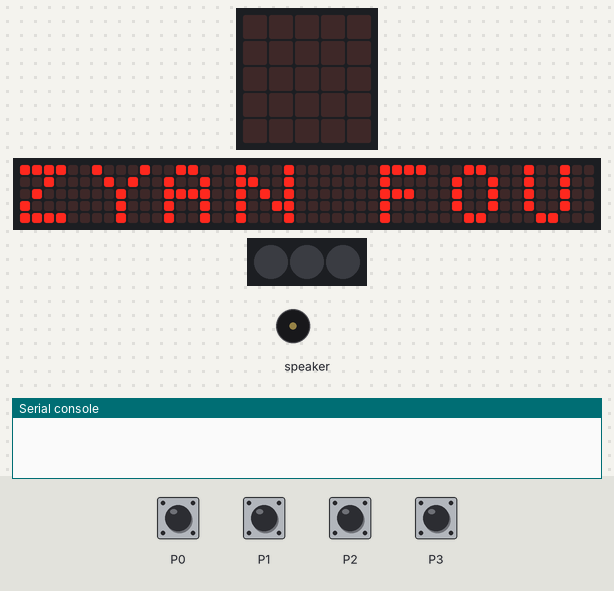
A program run on a simulated Calliope mini (MakeCode). Shown: the board's 5×5 LED display, a strip that is not on the board, showing the scrolling text unrolled, 3 RGB LEDs in strip order, left to right, buzzer (waves = sounding), the last lines printed to the serial console. Inputs (shaded band) come from the test bench. No radio messages arrive unless stated (any console line starting 'radio sent:' is added by the test bench); the 48×5 strip is a reading aid, not a part: it shows the text the display is scrolling, unrolled, one strip-width of it at a time.

Above: at 0.1 s.
At 5.0 s:
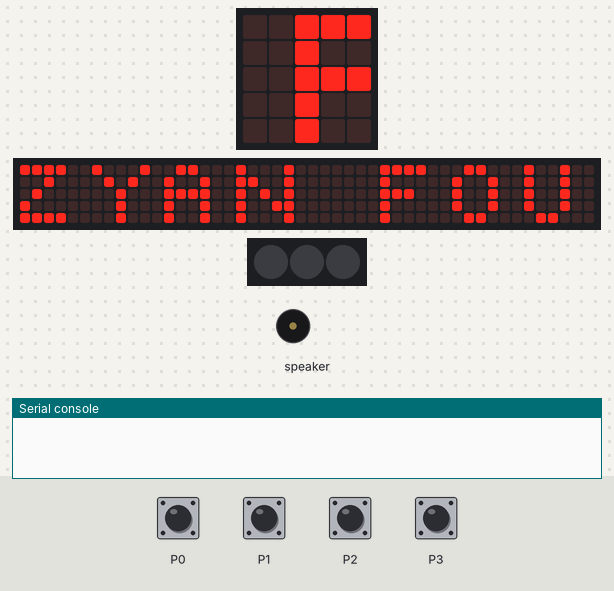
5.1 s: touch pin P0 pressed for 0.15 s
At 33.2 s:
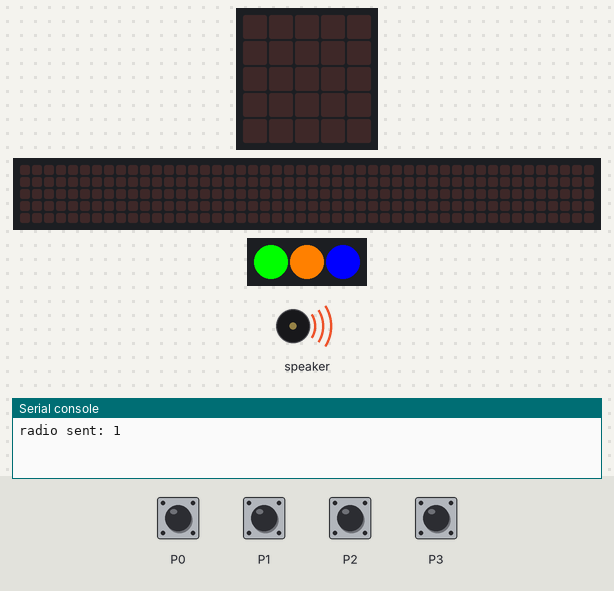
Timing chart, 0 to 38.5 s (numbered marks = the images above; inputs shaded):
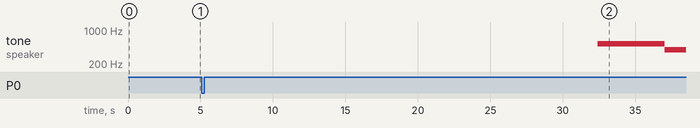

The program:

main.ts
```typescript
input.onPinTouchEvent(TouchPin.P1, input.buttonEventDown(), function () {
    radio.setGroup(4815)
    radio.sendNumber(3)
})
input.onPinTouchEvent(TouchPin.P0, input.buttonEventDown(), function () {
    radio.setGroup(4815)
    radio.sendNumber(1)
})
input.onPinTouchEvent(TouchPin.P2, input.buttonEventDown(), function () {
    radio.setGroup(4815)
    radio.sendNumber(2)
})
input.onPinTouchEvent(TouchPin.P3, input.buttonEventDown(), function () {
    radio.setGroup(4815)
    radio.sendNumber(4)
})
basic.showString("ZYAN FOUNDATIONS CAR DRIVING REMOTE")
radio.setGroup(4815)
music.play(music.stringPlayable("C5 G B A F A C5 B ", 13), music.PlaybackMode.InBackground)
basic.setLedColors(0x00ff00, 0xff8000, 0x0000ff)
```

test.ts
```typescript
// Hier kann man Tests durchführen; diese Datei wird nicht kompiliert, wenn dieses Paket als Erweiterung verwendet wird.
```
